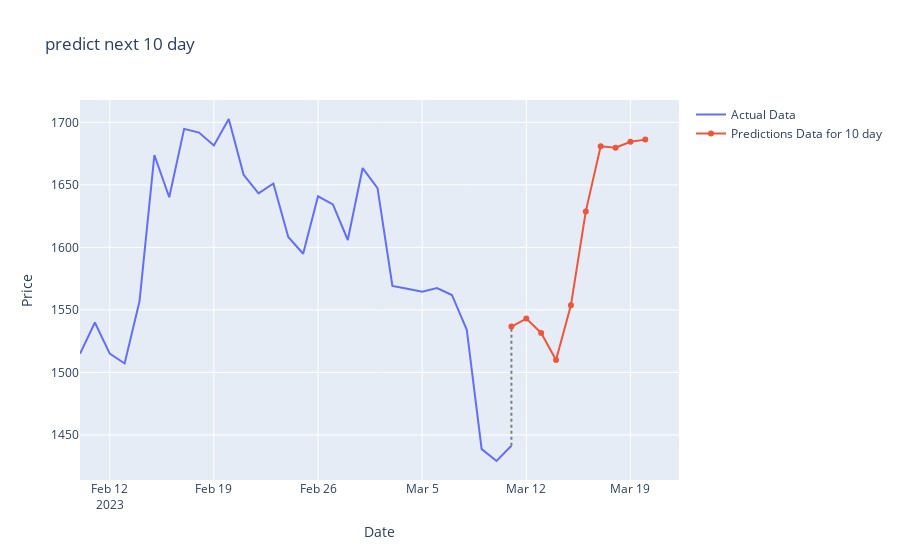

Notebook cell for this chart:
### Code cell
actual_x = y_future_data.index
actual_y = y_future_data['Adj Close']
pred_x = prediction_df.index
pred_y = prediction_df['Adj Close']

fig = go.Figure()
fig.add_trace(go.Scatter(x=actual_x, y=actual_y, name='Actual Data'))
fig.add_trace(go.Scatter(x=pred_x, y=pred_y,
              name='Predictions Data for 10 day'))

fig.add_shape(type='line',
              x0=actual_x[-1], y0=actual_y[-1],
              x1=pred_x[0], y1=pred_y[0],
              line=dict(color='grey', width=2, dash='dot'))

fig.update_layout(
    xaxis_title='Date',
    yaxis_title='Price',
    title='predict next 10 day '
)

fig.show()

### Figure 1 — Plotly figure (JSON) as saved in the notebook; plotly's stock layout.template omitted (floating-point values rounded to 4 significant figures)
{"data": [{"name": "Actual Data", "type": "scatter", "x": ["2023-02-10T00:00:00", "2023-02-11T00:00:00", "2023-02-12T00:00:00", "2023-02-13T00:00:00", "2023-02-14T00:00:00", "2023-02-15T00:00:00", "2023-02-16T00:00:00", "2023-02-17T00:00:00", "2023-02-18T00:00:00", "2023-02-19T00:00:00", "2023-02-20T00:00:00", "2023-02-21T00:00:00", "2023-02-22T00:00:00", "2023-02-23T00:00:00", "2023-02-24T00:00:00", "2023-02-25T00:00:00", "2023-02-26T00:00:00", "2023-02-27T00:00:00", "2023-02-28T00:00:00", "2023-03-01T00:00:00", "2023-03-02T00:00:00", "2023-03-03T00:00:00", "2023-03-04T00:00:00", "2023-03-05T00:00:00", "2023-03-06T00:00:00", "2023-03-07T00:00:00", "2023-03-08T00:00:00", "2023-03-09T00:00:00", "2023-03-10T00:00:00", "2023-03-11T00:00:00"], "y": [1515.0, 1540.0, 1515.0, 1507.0, 1557.0, 1674.0, 1640.0, 1695.0, 1692.0, 1681.0, 1703.0, 1658.0, 1643.0, 1651.0, 1608.0, 1595.0, 1641.0, 1634.0, 1606.0, 1663.0, 1647.0, 1569.0, 1567.0, 1564.0, 1567.0, 1562.0, 1534.0, 1439.0, 1429.0, 1441.0]}, {"name": "Predictions Data for 10 day", "type": "scatter", "x": ["2023-03-11T00:00:00", "2023-03-12T00:00:00", "2023-03-13T00:00:00", "2023-03-14T00:00:00", "2023-03-15T00:00:00", "2023-03-16T00:00:00", "2023-03-17T00:00:00", "2023-03-18T00:00:00", "2023-03-19T00:00:00", "2023-03-20T00:00:00"], "y": [1537.0, 1543.0, 1532.0, 1510.0, 1554.0, 1629.0, 1681.0, 1680.0, 1685.0, 1686.0]}], "layout": {"shapes": [{"line": {"color": "grey", "dash": "dot", "width": 2}, "type": "line", "x0": "2023-03-11T00:00:00", "x1": "2023-03-11T00:00:00", "y0": 1441.0, "y1": 1537.0}], "title": {"text": "predict next 10 day "}, "xaxis": {"title": {"text": "Date"}}, "yaxis": {"title": {"text": "Price"}}}}
